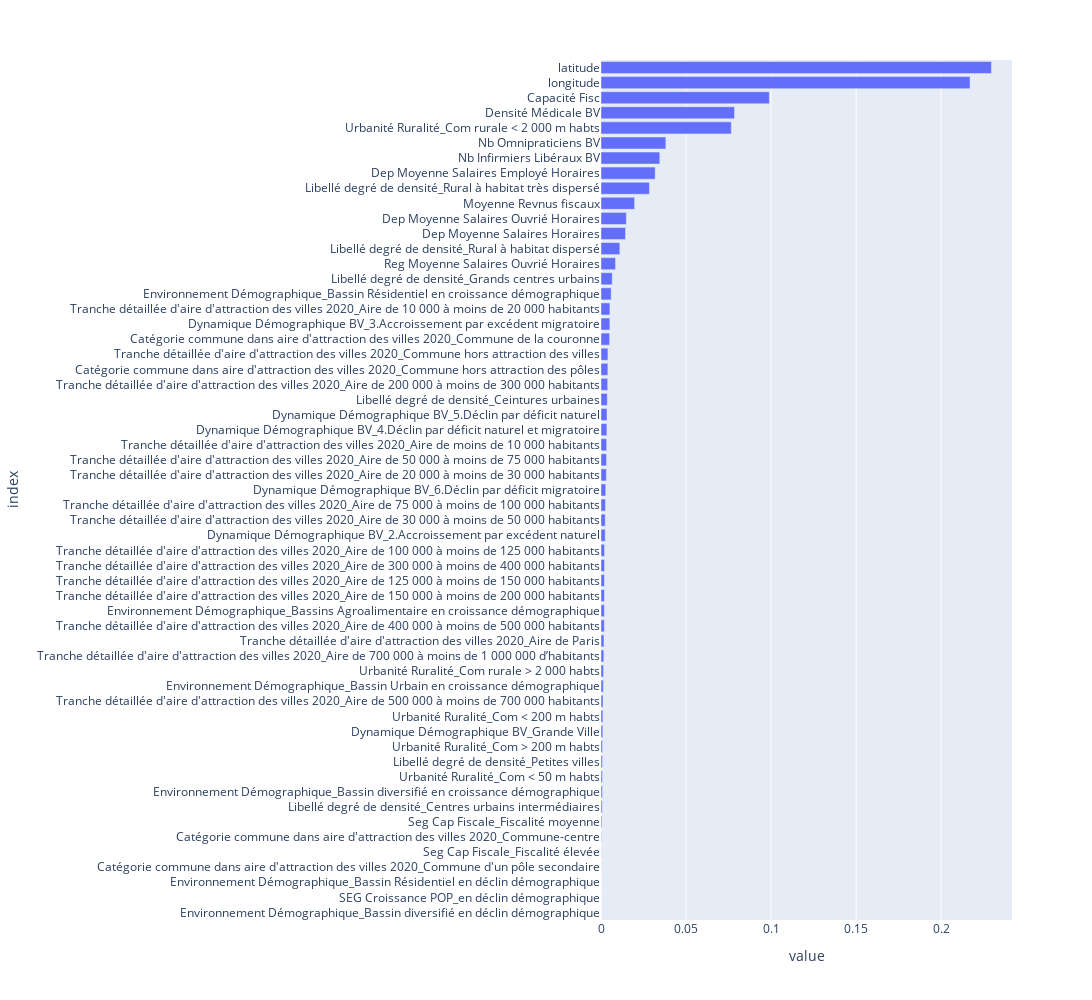

Notebook code for this chart:
### Code cell
# Plot coefficients
fig = px.bar(feature_importance, orientation = 'h')
fig.update_layout(height=1000, width=1500, showlegend = False, margin = {'l': 50}, ) # to avoid cropping of column names
fig.show()

### Figure 1 — Plotly figure (JSON) as saved in the notebook; plotly's stock layout.template omitted (floating-point values rounded to 4 significant figures)
{"data": [{"alignmentgroup": "True", "hovertemplate": "variable=feature_importances<br>value=%{x}<br>index=%{y}<extra></extra>", "legendgroup": "feature_importances", "marker": {"color": "#636efa", "pattern": {"shape": ""}}, "name": "feature_importances", "offsetgroup": "feature_importances", "orientation": "h", "showlegend": true, "textposition": "auto", "type": "bar", "x": [0, 0, 2.3e-06, 5.973e-05, 8.553e-05, 0.0002555, 0.0005104, 0.0007162, 0.00079, 0.0008079, 0.0008358, 0.0008795, 0.001071, 0.001124, 0.001187, 0.001358, 0.001479, 0.001659, 0.001737, 0.001941, 0.001986, 0.001999, 0.002019, 0.002053, 0.002092, 0.002478, 0.002495, 0.002603, 0.002787, 0.00316, 0.003231, 0.003318, 0.003443, 0.003534, 0.003675, 0.003925, 0.004031, 0.004071, 0.005045, 0.005201, 0.005244, 0.005994, 0.006622, 0.008545, 0.01108, 0.01442, 0.0149, 0.01977, 0.02849, 0.03186, 0.03458, 0.03813, 0.07661, 0.07852, 0.09899, 0.217, 0.2296], "xaxis": "x", "y": ["Environnement Démographique_Bassin diversifié en déclin démographique", "SEG Croissance POP_en déclin démographique", "Environnement Démographique_Bassin Résidentiel en déclin démographique", "Catégorie commune dans aire d'attraction des villes 2020_Commune d'un pôle secondaire", "Seg Cap Fiscale_Fiscalité élevée", "Catégorie commune dans aire d'attraction des villes 2020_Commune-centre", "Seg Cap Fiscale_Fiscalité moyenne", "Libellé degré de densité_Centres urbains intermédiaires", "Environnement Démographique_Bassin diversifié en croissance démographique", "Urbanité Ruralité_Com < 50 m habts", "Libellé degré de densité_Petites villes", "Urbanité Ruralité_Com > 200 m habts", "Dynamique Démographique BV_Grande Ville", "Urbanité Ruralité_Com < 200 m habts", "Tranche détaillée d'aire d'attraction des villes 2020_Aire de 500 000 à moins de 700 000 habitants", "Environnement Démographique_Bassin Urbain en croissance démographique", "Urbanité Ruralité_Com rurale > 2 000 habts", "Tranche détaillée d'aire d'attraction des villes 2020_Aire de 700 000 à moins de 1 000 000 d’habitants", "Tranche détaillée d'aire d'attraction des villes 2020_Aire de Paris", "Tranche détaillée d'aire d'attraction des villes 2020_Aire de 400 000 à moins de 500 000 habitants", "Environnement Démographique_Bassins Agroalimentaire en croissance démographique", "Tranche détaillée d'aire d'attraction des villes 2020_Aire de 150 000 à moins de 200 000 habitants", "Tranche détaillée d'aire d'attraction des villes 2020_Aire de 125 000 à moins de 150 000 habitants", "Tranche détaillée d'aire d'attraction des villes 2020_Aire de 300 000 à moins de 400 000 habitants", "Tranche détaillée d'aire d'attraction des villes 2020_Aire de 100 000 à moins de 125 000 habitants", "Dynamique Démographique BV_2.Accroissement par excédent naturel", "Tranche détaillée d'aire d'attraction des villes 2020_Aire de 30 000 à moins de 50 000 habitants", "Tranche détaillée d'aire d'attraction des villes 2020_Aire de 75 000 à moins de 100 000 habitants", "Dynamique Démographique BV_6.Déclin par déficit migratoire", "Tranche détaillée d'aire d'attraction des villes 2020_Aire de 20 000 à moins de 30 000 habitants", "Tranche détaillée d'aire d'attraction des villes 2020_Aire de 50 000 à moins de 75 000 habitants", "Tranche détaillée d'aire d'attraction des villes 2020_Aire de moins de 10 000 habitants", "Dynamique Démographique BV_4.Déclin par déficit naturel et migratoire", "Dynamique Démographique BV_5.Déclin par déficit naturel", "Libellé degré de densité_Ceintures urbaines", "Tranche détaillée d'aire d'attraction des villes 2020_Aire de 200 000 à moins de 300 000 habitants", "Catégorie commune dans aire d'attraction des villes 2020_Commune hors attraction des pôles", "Tranche détaillée d'aire d'attraction des villes 2020_Commune hors attraction des villes", "Catégorie commune dans aire d'attraction des villes 2020_Commune de la couronne", "Dynamique Démographique BV_3.Accroissement par excédent migratoire", "Tranche détaillée d'aire d'attraction des villes 2020_Aire de 10 000 à moins de 20 000 habitants", "Environnement Démographique_Bassin Résidentiel en croissance démographique", "Libellé degré de densité_Grands centres urbains", "Reg Moyenne Salaires Ouvrié Horaires", "Libellé degré de densité_Rural à habitat dispersé", "Dep Moyenne Salaires Horaires", "Dep Moyenne Salaires Ouvrié Horaires", "Moyenne Revnus fiscaux", "Libellé degré de densité_Rural à habitat très dispersé", "Dep Moyenne Salaires Employé Horaires", "Nb Infirmiers Libéraux BV", "Nb Omnipraticiens BV", "Urbanité Ruralité_Com rurale < 2 000 m habts", "Densité Médicale BV", "Capacité Fisc", "longitude", "latitude"], "yaxis": "y"}], "layout": {"barmode": "relative", "height": 1000, "legend": {"title": {"text": "variable"}, "tracegroupgap": 0}, "margin": {"l": 50, "t": 60}, "showlegend": false, "width": 1500, "xaxis": {"anchor": "y", "domain": [0, 1], "title": {"text": "value"}}, "yaxis": {"anchor": "x", "domain": [0, 1], "title": {"text": "index"}}}}
